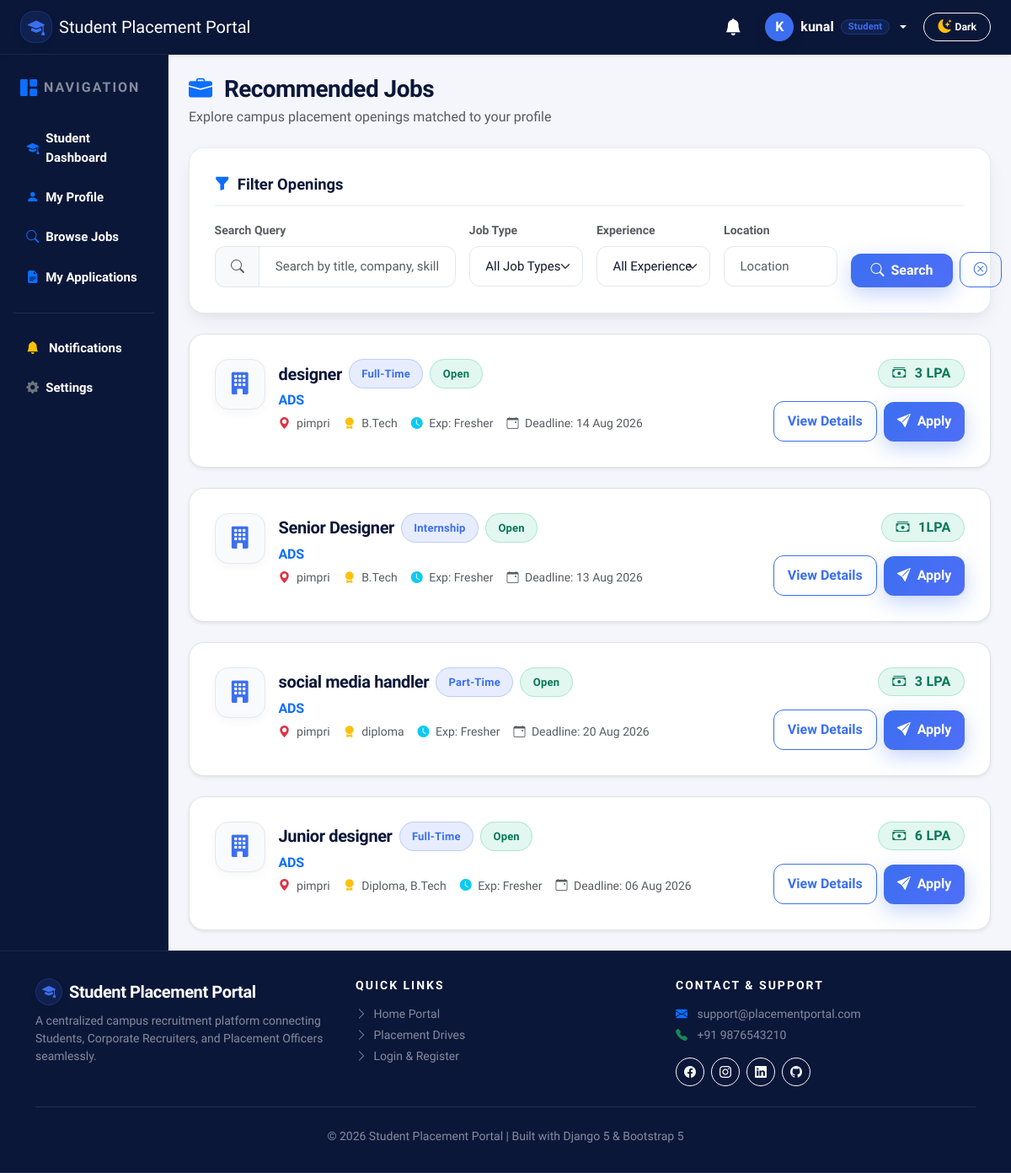
Page /jobs/ (signed in) on the committed database.
### accounts/models.py (models this page shows, shortened)
class User(AbstractUser):
    ROLE_CHOICES = (
        ('student', 'Student'),
        ('recruiter', 'Recruiter'),
        ('officer', 'Placement Officer'),
    )
    role = models.CharField(
        max_length=20,
        choices=ROLE_CHOICES
    )
    phone = models.CharField(
        max_length=15,
        blank=True,
        null=True
    )
    profile_picture = models.ImageField(
        upload_to='profile_pictures/',
        blank=True,
        null=True
    )
    is_verified = models.BooleanField(default=False)
    created_at = models.DateTimeField(auto_now_add=True)
    updated_at = models.DateTimeField(auto_now=True)

### jobs/models.py (models this page shows, shortened)
class Job(models.Model):
    JOB_TYPE_CHOICES = (
        ('Full-Time', 'Full-Time'),
        ('Part-Time', 'Part-Time'),
        ('Internship', 'Internship'),
        ('Contract', 'Contract'),
    )
    EXPERIENCE_CHOICES = (
        ('Fresher', 'Fresher'),
        ('0-1 Years', '0-1 Years'),
        ('1-3 Years', '1-3 Years'),
        ('3-5 Years', '3-5 Years'),
        ('5+ Years', '5+ Years'),
    )
    STATUS_CHOICES = (
        ('Open', 'Open'),
        ('Closed', 'Closed'),
    )
    company = models.ForeignKey(
        Company,
        on_delete=models.CASCADE,
        related_name='jobs'
    )
    recruiter = models.ForeignKey(
        settings.AUTH_USER_MODEL,
        on_delete=models.CASCADE,
        related_name='posted_jobs'
    )
    job_title = models.CharField(max_length=150)
    job_description = models.TextField()
    required_skills = models.TextField(
        help_text="Separate skills using commas"
    )
    qualification = models.CharField(max_length=150)
    experience = models.CharField(
        max_length=20,
        choices=EXPERIENCE_CHOICES,
        default='Fresher'
    )
    job_type = models.CharField(
        max_length=20,
        choices=JOB_TYPE_CHOICES
    )
    location = models.CharField(max_length=150)
    salary = models.CharField(max_length=100)
    vacancies = models.PositiveIntegerField(default=1)
    application_deadline = models.DateField()
    target_branches = models.CharField(
        max_length=255,
        default='ALL',
        help_text="Target branches for job posting (e.g. CO,IT,AIML or ALL)"
    )
    status = models.CharField(
        max_length=10,
        choices=STATUS_CHOICES,
        default='Open'
    )
    created_at = models.DateTimeField(auto_now_add=True)
    updated_at = models.DateTimeField(auto_now=True)
    class Meta:
        ordering = ['-created_at']

### recruiters/models.py (models this page shows, shortened)
class Company(models.Model):
    company_name = models.CharField(max_length=150)
    company_email = models.EmailField(unique=True)
    company_phone = models.CharField(max_length=15)
    website = models.URLField(blank=True, null=True)
    industry = models.CharField(max_length=100)
    location = models.CharField(max_length=150)
    description = models.TextField(blank=True, null=True)
    logo = models.ImageField(upload_to='company_logos/', blank=True, null=True)
    created_at = models.DateTimeField(auto_now_add=True)
    class Meta:
        ordering = ['company_name']

### jobs/views.py (the view, shortened to what this page needs)
@login_required
def job_list(request):
    jobs = Job.objects.filter(
        status="Open"
    ).order_by("-created_at")
    if hasattr(request.user, 'role') and request.user.role == 'student':
        try:
            student = Student.objects.get(user=request.user)
            jobs = jobs.filter(
                Q(target_branches__icontains=student.branch) |
                Q(target_branches="ALL") |
                Q(target_branches="")
            )
        except Student.DoesNotExist:
            pass
    search = request.GET.get("search")
    job_type = request.GET.get("job_type")
    experience = request.GET.get("experience")
    location = request.GET.get("location")
    if job_type:
        jobs = jobs.filter(
            job_type=job_type
        )
    if experience:
        jobs = jobs.filter(
            experience=experience
        )
    if location:
        jobs = jobs.filter(
            location__icontains=location
        )
    context = {
        "jobs": jobs,
        "job_types": Job.JOB_TYPE_CHOICES,
        "experiences": Job.EXPERIENCE_CHOICES,
    }
    return render(
        request,
        "jobs/job_list.html",
        context
    )

### jobs/templates/jobs/job_list.html (shortened to what this page needs)
{% extends 'base.html' %}
{% block content %}
<div class="row">
    <div class="col-12 mb-4">
        <div class="d-flex align-items-center justify-content-between flex-wrap gap-2">
            <div>
                <h3 class="fw-bold mb-1" style="color: var(--spp-navy);"><i class="bi bi-briefcase-fill text-primary me-2"></i> Recommended Jobs</h3>
                <p class="text-muted mb-0">Explore campus placement openings matched to your profile</p>
            </div>
        </div>
    </div>
</div>
<div class="spp-card mb-4">
    <div class="spp-form-section-title mb-3">
        <i class="bi bi-funnel-fill text-primary"></i> Filter Openings
    </div>
    <form method="GET">
        <div class="row g-3">
            <div class="col-md-4">
                <label class="form-label small fw-semibold text-muted">Search Query</label>
                <div class="input-group">
                    <span class="input-group-text bg-light"><i class="bi bi-search text-muted"></i></span>
                    <input
                        type="text"
                        name="search"
                        class="form-control"
                        placeholder="Search by title, company, skills..."
                        value="{{ request.GET.search }}">
                </div>
            </div>
            <div class="col-md-2">
                <label class="form-label small fw-semibold text-muted">Job Type</label>
                <select name="job_type" class="form-select">
                    <option value="">All Job Types</option>
                </select>
            </div>
            <div class="col-md-2">
                <label class="form-label small fw-semibold text-muted">Experience</label>
                <select name="experience" class="form-select">
                    <option value="">All Experience</option>
                </select>
            </div>
            <div class="col-md-2">
                <label class="form-label small fw-semibold text-muted">Location</label>
                <input
                    type="text"
                    name="location"
                    class="form-control"
                    placeholder="Location"
                    value="{{ request.GET.location }}">
            </div>
            <div class="col-md-2 d-flex align-items-end gap-2">
                <button type="submit" class="btn-spp-primary w-100 py-2">
                    <i class="bi bi-search"></i> Search
                </button>
                <a href="{% url 'jobs:job_list' %}" class="btn-spp-outline py-2 px-3" title="Reset Filters">
                    <i class="bi bi-x-circle"></i>
                </a>
            </div>
        </div>
    </form>
</div>
<div class="row g-4">
    {% for job in jobs %}
        <div class="col-12">
            <div class="spp-card mb-0 shadow-sm border hover-shadow">
                <div class="d-flex align-items-start justify-content-between flex-wrap gap-3">
                    <div class="d-flex align-items-start gap-3">
                        <div class="spp-logo">
                            <i class="bi bi-building-fill"></i>
                        </div>
                        <div>
                            <div class="d-flex align-items-center gap-2 mb-1">
                                <h5 class="fw-bold mb-0" style="color: var(--spp-navy);">{{ job.job_title }}</h5>
                                <span class="spp-pill blue">{{ job.job_type }}</span>
                                {% if job.status == "Open" %}
                                    <span class="spp-pill green">Open</span>
                                {% else %}
                                    <span class="spp-pill gray">Closed</span>
                                {% endif %}
                            </div>
                            <h6 class="text-primary mb-2 fw-semibold">{{ job.company.company_name }}</h6>
                            <div class="d-flex flex-wrap align-items-center gap-3 text-muted small">
                                <span><i class="bi bi-geo-alt-fill text-danger me-1"></i> {{ job.location }}</span>
                                <span><i class="bi bi-award-fill text-warning me-1"></i> {{ job.qualification }}</span>
                                <span><i class="bi bi-clock-fill text-info me-1"></i> Exp: {{ job.experience }}</span>
                                <span><i class="bi bi-calendar-event me-1"></i> Deadline: {{ job.application_deadline|date:"d M Y"|default:job.application_deadline }}</span>
                            </div>
                        </div>
                    </div>
                    <div class="d-flex flex-column align-items-end justify-content-between gap-3 text-end ms-auto">
                        <span class="spp-pill green fs-6 py-1 px-3 fw-bold">
                            <i class="bi bi-cash-stack me-1"></i> {{ job.salary }}
                        </span>
                        <div class="d-flex align-items-center gap-2">
                            <a href="{% url 'jobs:job_detail' job.id %}" class="btn-spp-outline py-1.5 px-3 fs-7">
                                View Details
                            </a>
                            {% if user.role == 'student' and job.status == 'Open' %}
                                <a href="{% url 'applications:apply_job' job.id %}" class="btn-spp-primary py-1.5 px-3 fs-7">
                                    <i class="bi bi-send-fill"></i> Apply
                                </a>
                            {% endif %}
                        </div>
                    </div>
                </div>
            </div>
        </div>
    {% endfor %}
</div>
{% endblock %}

### templates/includes/navbar.html (shortened to what this page needs)
<nav class="navbar navbar-expand-lg navbar-dark shadow-sm sticky-top py-2.5" style="background-color: #0B1739 !important; border-bottom: 1px solid rgba(255,255,255,0.08); z-index: 1030;">
    <div class="container-fluid px-3 px-lg-4">
        <a class="navbar-brand d-flex align-items-center gap-2 fw-extrabold" href="/">
            <div class="spp-stat-icon blue p-0" style="width: 38px; height: 38px; font-size: 1.25rem;">
                <i class="bi bi-mortarboard-fill"></i>
            </div>
            <span class="fs-5 tracking-tight text-white">Student Placement Portal</span>
        </a>
        <div class="collapse navbar-collapse" id="navbarContent">
            <ul class="navbar-nav ms-auto align-items-lg-center gap-2 mt-2 mt-lg-0">
                {% if user.is_authenticated %}
                    <li class="nav-item me-1">
                        <a class="nav-link text-white position-relative px-2 py-1" href="{% url 'accounts:notifications' %}" title="Notifications">
                            <i class="bi bi-bell-fill fs-5"></i>
                        </a>
                    </li>
                    <li class="nav-item dropdown">
                        <a class="nav-link dropdown-toggle text-white d-flex align-items-center gap-2 fw-semibold px-2 py-1" href="#" role="button" data-bs-toggle="dropdown">
                            <div class="spp-avatar border-0" style="width: 34px; height: 34px; font-size: 1rem; background: var(--spp-blue); color: #ffffff;">
                                {{ user.username|slice:":1"|upper }}
                            </div>
                            <span class="text-white">{{ user.username }}</span>
                            {% if user.role == 'student' %}
                                <span class="spp-pill blue py-0 px-2" style="font-size: 0.7rem;">Student</span>
                            {% elif user.role == 'recruiter' %}
                                <span class="spp-pill purple py-0 px-2" style="font-size: 0.7rem;">Recruiter</span>
                            {% elif user.role == 'officer' %}
                                <span class="spp-pill orange py-0 px-2" style="font-size: 0.7rem;">TPO Officer</span>
                            {% endif %}
                        </a>
                    </li>
                {% endif %}
                <li class="nav-item ms-lg-1">
                    <button class="btn btn-sm btn-outline-light rounded-pill px-3 py-1.5 d-inline-flex align-items-center justify-content-center gap-1.5 shadow-sm" id="themeToggleBtn" title="Toggle Dark/Light Theme" type="button" style="cursor: pointer;">
                        <i class="bi bi-moon-stars-fill text-warning fs-6" id="themeToggleIcon"></i>
                        <span id="themeToggleLabel" class="small fw-bold text-white ms-1">Dark</span>
                    </button>
                </li>
            </ul>
        </div>
    </div>
</nav>

### rows in the picture
User: username "K", username "kunal"
Job: job_title "designer", job_type "Full-Time", status "Open", company.company_name "ADS", location "pimpri", qualification "B.Tech", experience "Fresher", application_deadline "14 Aug 2026", salary "3 LPA"
Job: job_title "Senior Designer", job_type "Internship", status "Open", company.company_name "ADS", location "pimpri", qualification "B.Tech", experience "Fresher", application_deadline "13 Aug 2026", salary "1LPA"
Job: job_title "social media handler", job_type "Part-Time", status "Open", company.company_name "ADS", location "pimpri", qualification "diploma", experience "Fresher", application_deadline "20 Aug 2026", salary "3 LPA"
Job: job_title "Junior designer", job_type "Full-Time", status "Open", company.company_name "ADS", location "pimpri", qualification "Diploma, B.Tech", experience "Fresher", application_deadline "06 Aug 2026", salary "6 LPA"
